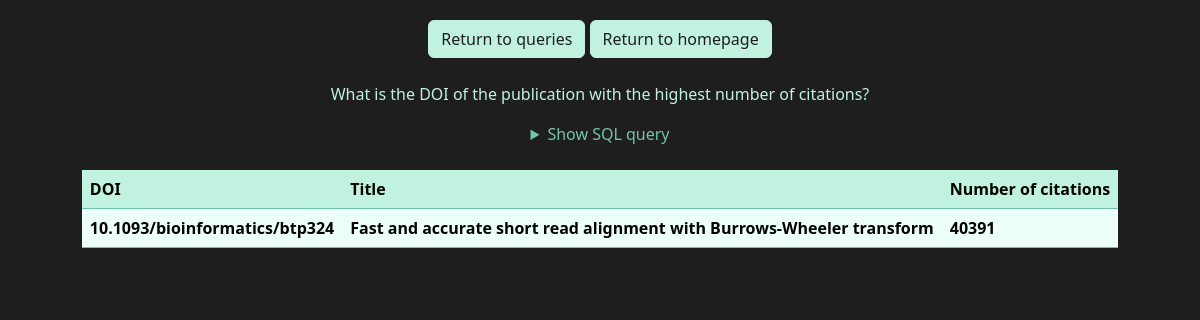
Page /site/show-query.php?query=2 on the committed database.
### tables this page shows
CREATE TABLE publication (
    DOI VARCHAR(50) PRIMARY KEY,
    tool_id INT NOT NULL,
    title VARCHAR(255) NOT NULL,
    first_author VARCHAR(100) NOT NULL,
    year DATE NOT NULL,
    journal VARCHAR(100) NOT NULL,
    citations INT NOT NULL,
    FOREIGN KEY (tool_id) REFERENCES tool(id) ON DELETE CASCADE ON UPDATE CASCADE
);

### site/show-query.php (the view, shortened to what this page needs)
<link href="https://cdn.jsdelivr.net/npm/bootstrap@5.3.3/dist/css/bootstrap.min.css" rel="stylesheet">
<link rel="stylesheet" href="styles.css">
<?php
include './db.php';
$query_num = $_GET['query'];
$query_words = array_keys($queries)[$query_num];
$query_sql = array_values($queries)[$query_num];
echo '<body class=bg>';
echo '<a href="./reports.php"; class="btn btn-list">Return to queries</a> ';
echo '<a href="/"; class="btn btn-list">Return to homepage</a><br><br>';
echo '<p class=maintext>' . $query_words . '</p>';
echo '<details><summary>Show SQL query</summary><br><code class="prettyprint lang-sql">' . $query_sql . '</code><br><br></details><br>';
$result = $conn->query($query_sql);
if ($result->num_rows > 0) {
    echo "<div class='d-flex justify-content-center'>";
    echo "<table class='table table-hover table-condensed'><thead>";
    $fields = $result->fetch_fields();
    echo "<tr>";
    foreach ($fields as $field) {
        echo "<th class=tableheader>" . htmlspecialchars($field->name ?? '') . "</th>";
    }
    echo "</tr></thead>";
    while($row = $result->fetch_assoc()) {
        echo "<tbody><tr>";
        foreach ($row as $value) {
            echo "<td><b>" . htmlspecialchars($value ?? '') . "</b></td>";
        }
    }
    echo "</tr></tbody></table>";
} else { echo "<p class=maintext>No records found.</p>"; }

### site/styles.css (style rules this page uses)
.bg { background:#1e1e1e; padding:20px; text-align: center; }
.maintext { color: rgb(192, 242, 223); }
details { color: rgb(112, 198, 165); }
.tableheader { background-color: rgb(192, 242, 223) !important; border-color: rgb(112, 198, 165); }
.table { border-radius: 10px; }
table.table { width: auto; }
.table tbody td { background-color: rgb(236, 255, 248); border-color: rgb(112, 198, 165); }
.btn-list { background-color: rgb(192, 242, 223); font-style: bold; color: #1e1e1e; border-color: rgb(192, 242, 223); }

### rows in the picture
publication: DOI "10.1093/bioinformatics/btp324", title "Fast and accurate short read alignment with Burrows-Wheeler transform", citations "40391"

### other values in the picture
$query_words "What is the DOI of the publication with the highest number of citations?"
$field->name "DOI"
$field->name "Title"
$field->name "Number of citations"
